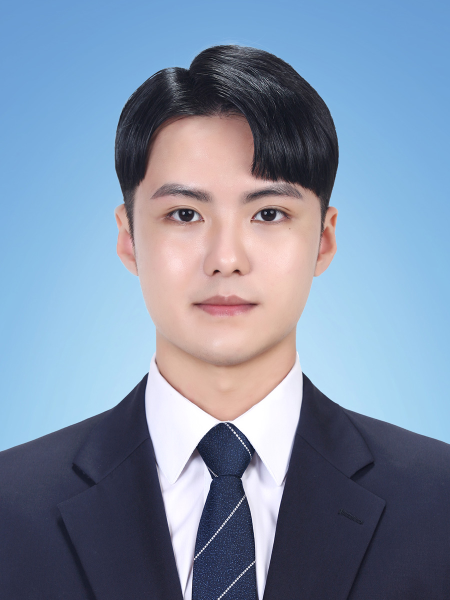
#> input picture opencv/image/my_face.jpg, 900 x 1200 px (shown at 1/2 size)
$ python eyes_detect.py
#> lines starting #> are read from the running program, lines starting #| are printed output that depends on the picture; after the words box and inside, x2 and y2 are one past the last pixel; in counts of white or black regions, pixels touching at a corner belong together
# 설치한 OpenCV 패키지 불러오기
import cv2


# 인식률을 높이기 위한 전처리
def preprocessing():
    # 분석하기 위한 이미지 불러오기
    image = cv2.imread("image/my_face.jpg", cv2.IMREAD_COLOR)
#> image is the input picture: shape (1200, 900, 3); mean B, G, R 165.8, 142.2, 126

    # 이미지가 존재하지 안으면, 에러 반환
    if image is None: return None, None

    # 이미지 크기 사이즈 변경하기
    image = cv2.resize(image, (700, 700))
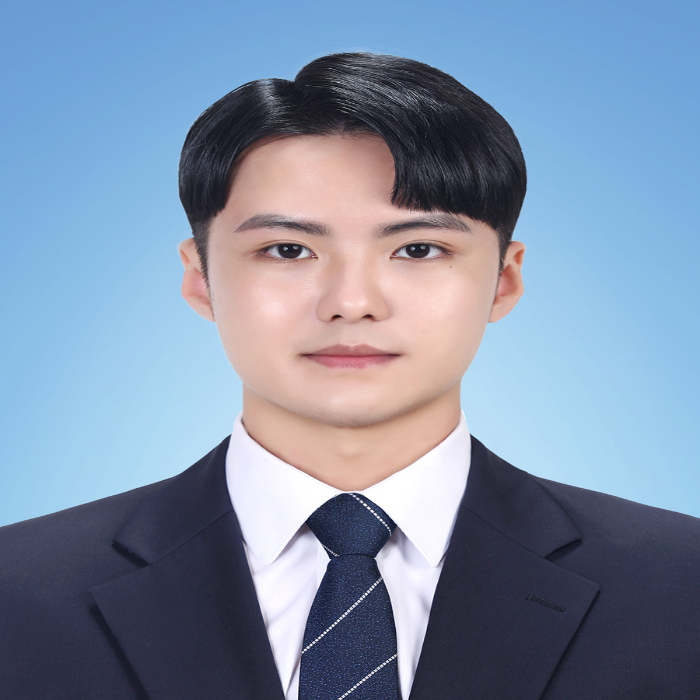
#> image: shape (700, 700, 3); mean B, G, R 165.7, 142.2, 125.9

    # 흑백사진으로 변경
    gray = cv2.cvtColor(image, cv2.COLOR_BGR2GRAY)
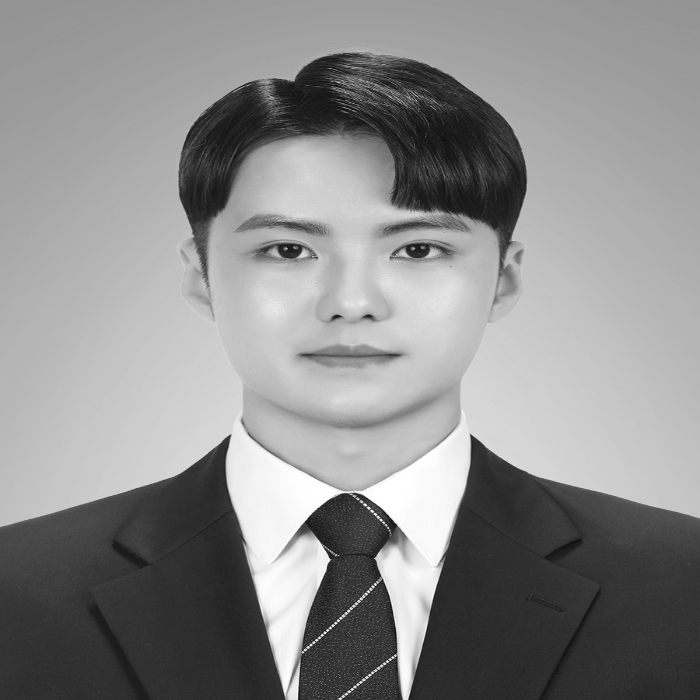
#> gray: shape (700, 700); min 6, max 255, mean 140

    cv2.imshow("gray1", gray)

    # 변환한 흑백사진으로부터 히스토그램 평활화
    gray = cv2.equalizeHist(gray)
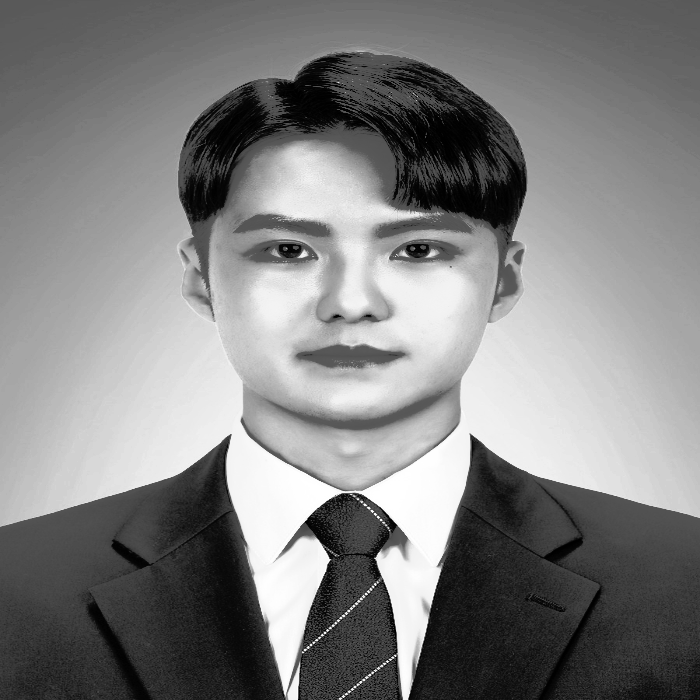
#> gray: shape (700, 700); min 0, max 255, mean 128.7

    cv2.imshow("gray2", gray)

    return image, gray


# 학습된 얼굴 정면검출기 사용하기
face_cascade = cv2.CascadeClassifier("data/haarcascade_frontalface_alt2.xml")

# 학습된 눈 검출기 사용하기
eye_cascade = cv2.CascadeClassifier("data/haarcascade_eye_tree_eyeglasses.xml")

# 인식률을 높이기 위한 전처리 함수 호출
image, gray = preprocessing()  # 전처리

if image is None: raise Exception("영상 파일 읽기 에러")

# 얼굴 검출 수행(정확도 높이는 방법의 아래 파라미터를 조절함)
# 얼굴 검출은 히스토그램 평황화한 이미지 사용
# scaleFactor : 1.1
# minNeighbors : 인근 유사 픽셀 발견 비율이 2번 이상
# flags : 0 => 더이상 사용하지 않는 인자값
# 분석할 이미지의 최소 크기 : 가로 100, 세로 100
faces = face_cascade.detectMultiScale(gray, 1.1, 2, 0, (100, 100))
#> faces = [[193, 130, 305, 305]]

# 얼굴이 검출되었다면,
if faces.any():

    # 얼굴 위치 값을 가져오기
    x, y, w, h = faces[0]
#> x = 193; y = 130; w = 305; h = 305

    # 원본이미지로부터 얼굴영역 가져오기
    face_image = image[y:y + h, x:x + w]
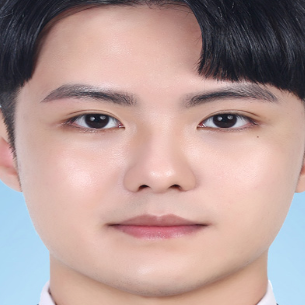
#> face_image: shape (305, 305, 3); mean B, G, R 151.7, 155.3, 181.3

    # 눈 검출 수행하기(정확도 높이는 방법의 아래 파라미터를 조절함)
    # 눈 검출은 얼굴 이미지 영역만 불러와 분석 수행
    # scaleFactor : 1.15
    # minNeighbors : 인근 유사 픽셀 발견 비율이 7번 이상
    # flags : 0 => 더이상 사용하지 않는 인자값
    # 분석할 이미지의 최소 크기 : 가로 25, 세로 20
    eyes = eye_cascade.detectMultiScale(face_image, 1.15, 7, 0, (25, 20))
#> eyes = [[196, 91, 60, 60], [64, 91, 61, 61]]

    # 눈을 찾을 수 있다면,
    if len(eyes) == 2:
        for ex, ey, ew, eh in eyes:
            # 눈 가운데 위치 값 가져오기
            center = (x + ex + ew // 2, y + ey + eh // 2)

            # 눈 중심에 원 그리기
            cv2.circle(image, center, 10, (0, 255, 0), 2)
#> this loop made 2 passes
#> (ex, ey, ew, eh, center) on passes 1 to 2: (196, 91, 60, 60, (419, 251)), (64, 91, 61, 61, (287, 251))
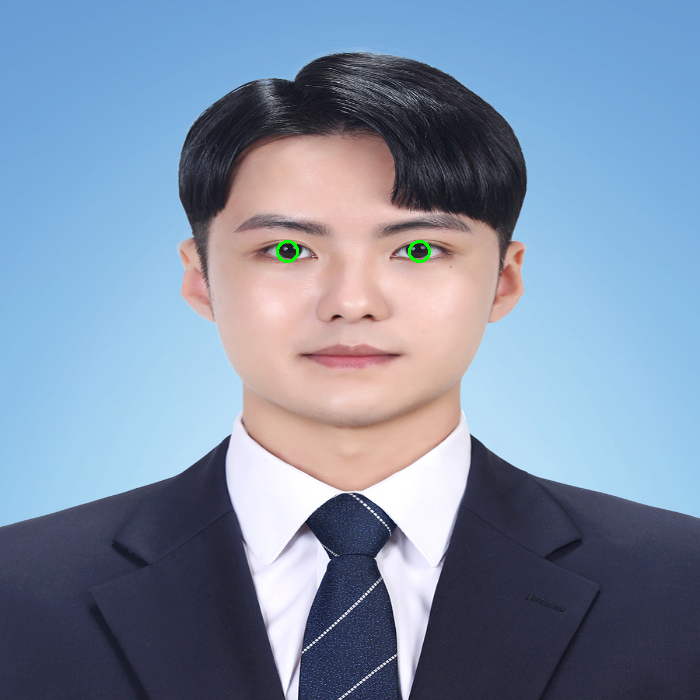
#> image: shape (700, 700, 3); 0.08% of pixels changed, all inside (x1, y1, x2, y2) = (276, 240, 431, 263)

    else:
        print("눈 미검출")

    # 얼굴 검출 사각형 그리기
    cv2.rectangle(image, faces[0], (255, 0, 0), 4)
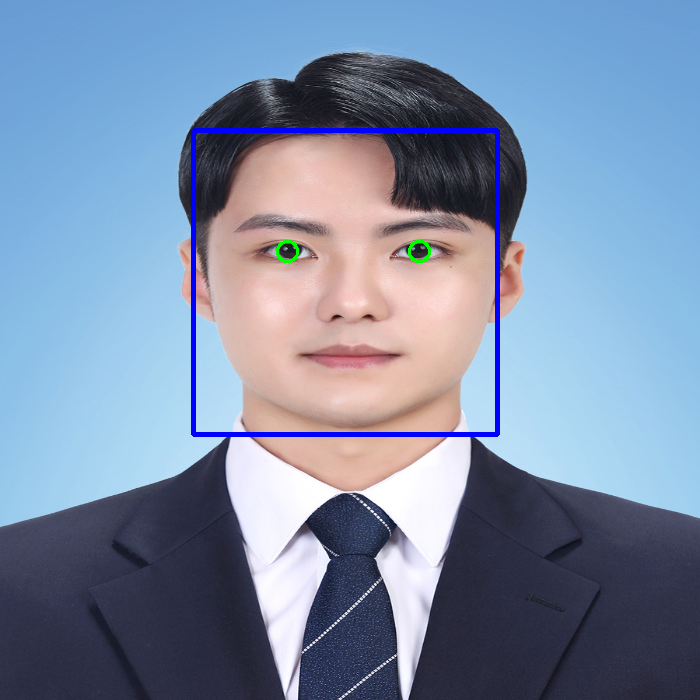
#> image: shape (700, 700, 3); 1.24% of pixels changed, all inside (x1, y1, x2, y2) = (191, 128, 500, 437)

    # 사이즈 변경된 이미지로 출력하기
    cv2.imshow("MyFace", image)

else:
    print("얼굴 미검출")

# 입력받는 것 대기하기, 작성안하면, 결과창이 바로 닫힘
cv2.waitKey(0)

$ run again, with opencv/image/03.jpg copied over opencv/image/my_face.jpg
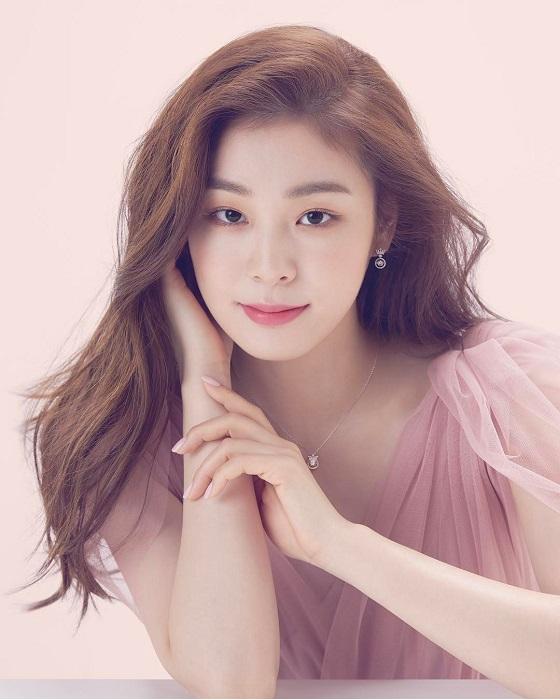
#> input picture opencv/image/03.jpg, 560 x 699 px
#> in preprocessing, image is the input picture: shape (699, 560, 3); mean B, G, R 165, 164.8, 194.8
#> faces = [[212, 120, 262, 262]]
#> x = 212; y = 120; w = 262
#> `face_image = image[y:y + h, x:x + w]`:
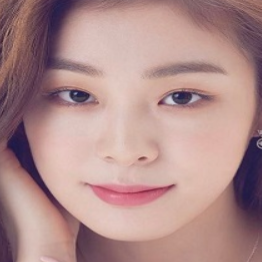
#> face_image: shape (262, 262, 3); mean B, G, R 139.5, 140.7, 175.9
#> eyes = [[46, 68, 55, 55], [154, 69, 56, 56]]
#> the loop `for ex, ey, ew, eh in eyes:` made 2 passes
#> (ex, ey, ew, eh, center) on passes 1 to 2: (46, 68, 55, 55, (285, 215)), (154, 69, 56, 56, (394, 217))
#> `cv2.rectangle(image, faces[0], (255, 0, 0), 4)`:
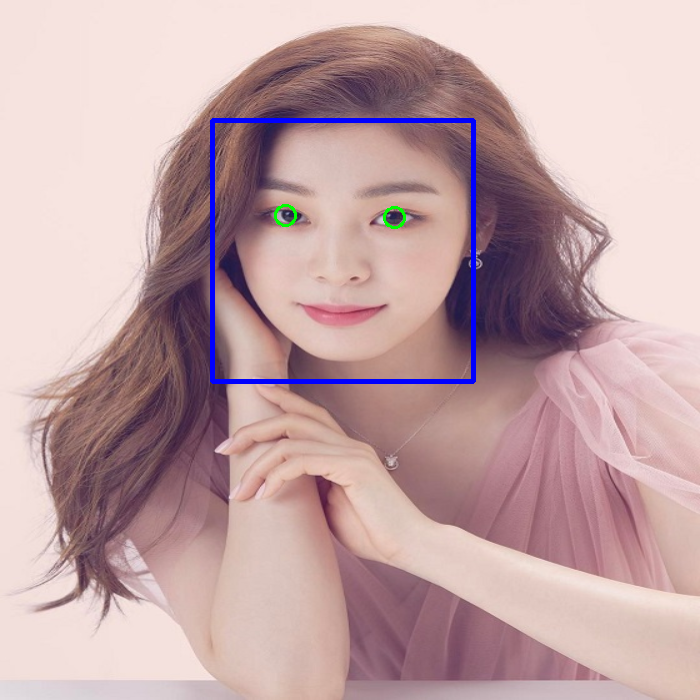
#> image: shape (700, 700, 3); mean B, G, R 166.5, 163.8, 193.3
